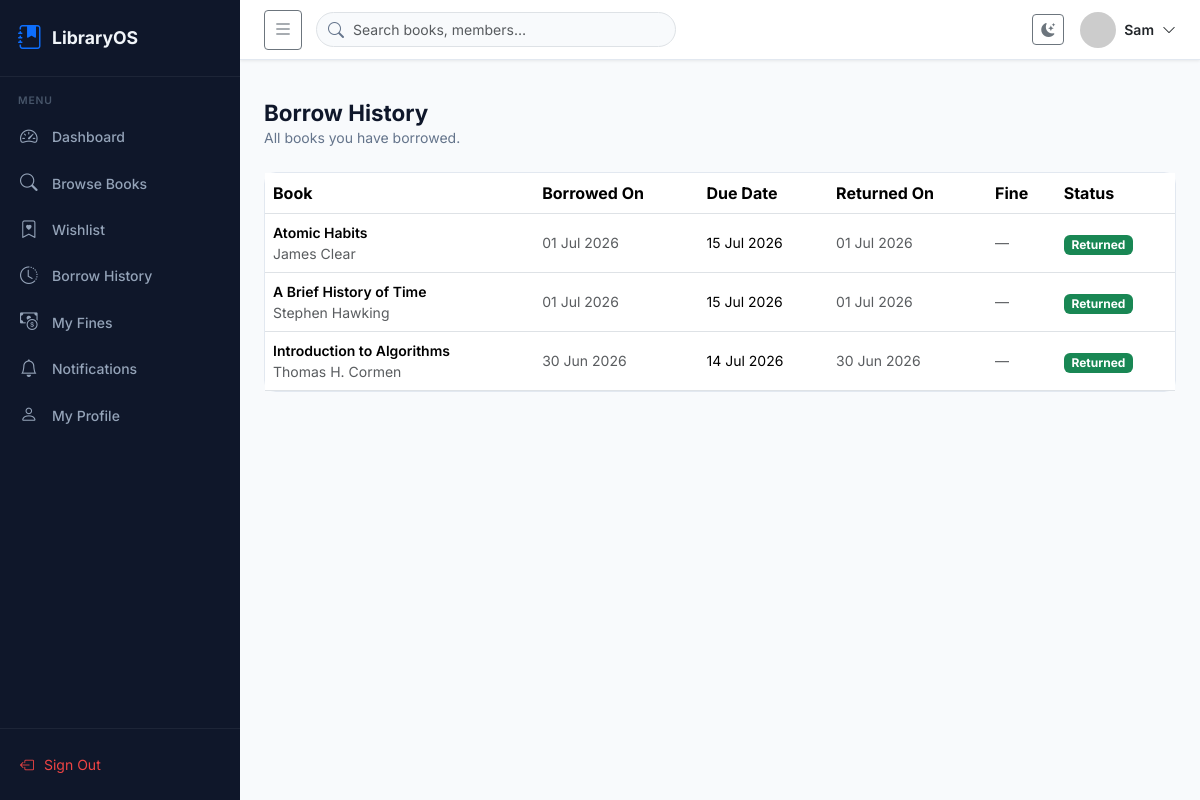
Screenshot of /student/history (signed in) with the database file from the repository.
### models/core.py (models this page shows, shortened)
class User(db.Model, UserMixin):
    __tablename__ = "users"
    id             = db.Column(db.Integer, primary_key=True)
    full_name      = db.Column(db.String(120), nullable=False)
    email          = db.Column(db.String(150), unique=True, nullable=False, index=True)
    password_hash  = db.Column(db.String(256), nullable=False)
    phone          = db.Column(db.String(15))
    avatar         = db.Column(db.String(255), default="default_avatar.png")
    role_id        = db.Column(db.Integer, db.ForeignKey("roles.id"), nullable=False)
    role           = db.relationship("Role", back_populates="users")
    student_id     = db.Column(db.String(50), unique=True, nullable=True)
    department     = db.Column(db.String(100))
    semester       = db.Column(db.Integer)
    is_active      = db.Column(db.Boolean, default=True, nullable=False)
    email_verified = db.Column(db.Boolean, default=False)
    reset_token        = db.Column(db.String(256), nullable=True)
    reset_token_expiry = db.Column(db.DateTime, nullable=True)
    created_at     = db.Column(db.DateTime, default=lambda: datetime.now(timezone.utc))
    updated_at     = db.Column(db.DateTime, default=lambda: datetime.now(timezone.utc),
                               onupdate=lambda: datetime.now(timezone.utc))
    borrow_records = db.relationship("BorrowRecord", back_populates="user",
                                     foreign_keys="BorrowRecord.user_id", lazy="dynamic")
    reservations   = db.relationship("Reservation", back_populates="user",
                                     foreign_keys="Reservation.user_id", lazy="dynamic")
    wishlist       = db.relationship("Wishlist", back_populates="user",
                                     foreign_keys="Wishlist.user_id", lazy="dynamic")
    notifications  = db.relationship("Notification", back_populates="user",
                                     foreign_keys="Notification.user_id", lazy="dynamic")
    fine_payments  = db.relationship("FinePayment", back_populates="user",
                                     foreign_keys="FinePayment.user_id", lazy="dynamic")
    activity_logs  = db.relationship("ActivityLog", back_populates="user",
                                     foreign_keys="ActivityLog.user_id", lazy="dynamic")
    @property
    def is_super_admin(self):
        return self.role.name == "super_admin"
    @property
    def is_librarian(self):
        return self.role.name == "librarian"
    @property
    def is_student(self):
        return self.role.name == "student"

class BorrowRecord(db.Model):
    __tablename__ = "borrow_records"
    id           = db.Column(db.Integer, primary_key=True)
    user_id      = db.Column(db.Integer, db.ForeignKey("users.id"), nullable=False)
    book_id      = db.Column(db.Integer, db.ForeignKey("books.id"), nullable=False)
    issued_by_id = db.Column(db.Integer, db.ForeignKey("users.id"), nullable=True)
    borrow_date  = db.Column(db.DateTime, default=lambda: datetime.now(timezone.utc))
    due_date     = db.Column(db.DateTime, nullable=False)
    return_date  = db.Column(db.DateTime, nullable=True)
    status       = db.Column(db.String(20), default="borrowed", nullable=False)
    fine_amount  = db.Column(db.Float, default=0.0)
    fine_paid    = db.Column(db.Boolean, default=False)
    notes        = db.Column(db.Text)
    user         = db.relationship("User", foreign_keys=[user_id], back_populates="borrow_records")
    book         = db.relationship("Book", back_populates="borrow_records")
    issued_by    = db.relationship("User", foreign_keys=[issued_by_id])

class Book(db.Model):
    __tablename__ = "books"
    id               = db.Column(db.Integer, primary_key=True)
    title            = db.Column(db.String(255), nullable=False, index=True)
    isbn             = db.Column(db.String(20), unique=True, nullable=True)
    description      = db.Column(db.Text)
    cover_image      = db.Column(db.String(255), default="default_cover.png")
    qr_code          = db.Column(db.String(255))
    total_copies     = db.Column(db.Integer, default=1, nullable=False)
    available_copies = db.Column(db.Integer, default=1, nullable=False)
    publisher        = db.Column(db.String(150))
    published_year   = db.Column(db.Integer)
    language         = db.Column(db.String(50), default="English")
    pages            = db.Column(db.Integer)
    edition          = db.Column(db.String(50))
    location         = db.Column(db.String(100))
    category_id      = db.Column(db.Integer, db.ForeignKey("categories.id"), nullable=False)
    author_id        = db.Column(db.Integer, db.ForeignKey("authors.id"), nullable=False)
    category         = db.relationship("Category", back_populates="books")
    author           = db.relationship("Author", back_populates="books")
    borrow_records   = db.relationship("BorrowRecord", back_populates="book", lazy="dynamic")
    reservations     = db.relationship("Reservation", back_populates="book", lazy="dynamic")
    wishlist_entries = db.relationship("Wishlist", back_populates="book", lazy="dynamic")
    created_at       = db.Column(db.DateTime, default=lambda: datetime.now(timezone.utc))

class Author(db.Model):
    __tablename__ = "authors"
    id    = db.Column(db.Integer, primary_key=True)
    name  = db.Column(db.String(150), nullable=False, index=True)
    bio   = db.Column(db.Text)
    books = db.relationship("Book", back_populates="author", lazy="dynamic")

### routes/student.py (the view)
@student_bp.route("/history")
@login_required
@student_required
def history():
    page       = request.args.get("page", 1, type=int)
    pagination = get_student_borrows(current_user.id, page=page)
    return render_template(
        "student/history.html",
        pagination = pagination,
        borrows    = pagination.items,
    )

### app.py (called while the page is built)
def _configure_login_manager(app):
    login_manager.init_app(app)
    login_manager.login_view = "auth.login"
    login_manager.login_message = "Please log in to access this page."
    login_manager.login_message_category = "warning"
    @login_manager.user_loader
    def load_user(user_id):
        return db.session.get(User, int(user_id))

### routes/student.py (called while the page is built)
def student_required(f):
    from functools import wraps
    @wraps(f)
    def decorated(*args, **kwargs):
        if not current_user.is_authenticated or not current_user.is_student:
            abort(403)
        return f(*args, **kwargs)
    return decorated

### services/student_service.py (called while the page is built)
def get_student_borrows(user_id: int, page: int = 1, per_page: int = 10):
    return BorrowRecord.query.filter_by(
        user_id=user_id
    ).order_by(
        BorrowRecord.borrow_date.desc()
    ).paginate(page=page, per_page=per_page, error_out=False)

### templates/student/history.html (shortened to what this page needs)
{% extends "shared/base.html" %}
{% block content %}
<div class="mb-4">
  <h1 class="page-title mb-0">Borrow History</h1>
  <p class="page-subtitle">All books you have borrowed.</p>
</div>
<div class="card">
  <div class="table-responsive">
    <table class="table align-middle mb-0">
      <thead>
        <tr>
          <th>Book</th>
          <th>Borrowed On</th>
          <th>Due Date</th>
          <th>Returned On</th>
          <th>Fine</th>
          <th>Status</th>
        </tr>
      </thead>
      <tbody>
        {% for record in borrows %}
        <tr>
          <td>
            <div class="fw-semibold small">
              {{ record.book.title[:35] }}
            </div>
            <div class="small text-muted">
              {{ record.book.author.name }}
            </div>
          </td>
          <td class="small text-muted">
            {{ record.borrow_date.strftime('%d %b %Y') }}
          </td>
          <td class="small">
            {{ record.due_date.strftime('%d %b %Y') }}
          </td>
          <td class="small text-muted">
            {% if record.return_date %}
              {{ record.return_date.strftime('%d %b %Y') }}
            {% else %}
              <span class="text-warning">Not yet</span>
            {% endif %}
          </td>
          <td class="small">
            {% if record.fine_amount > 0 %}
              <span class="fw-semibold text-danger">
                ₹{{ record.fine_amount }}
              </span>
              {% if record.fine_paid %}
                <span class="badge bg-success ms-1">Paid</span>
              {% else %}
                <span class="badge bg-danger ms-1">Unpaid</span>
              {% endif %}
            {% else %}
              <span class="text-muted">—</span>
            {% endif %}
          </td>
          <td>
            {% if record.status == 'returned' %}
              <span class="badge bg-success">Returned</span>
            {% elif record.status == 'overdue' %}
              <span class="badge bg-danger">Overdue</span>
            {% else %}
              <span class="badge bg-warning text-dark">Borrowed</span>
            {% endif %}
          </td>
        </tr>
        {% endfor %}
      </tbody>
    </table>
  </div>
</div>
{% endblock %}

### templates/shared/base.html (shortened to what this page needs)
<!DOCTYPE html>
<html lang="en" data-bs-theme="light">
<head>
  <link rel="stylesheet" href="https://cdn.jsdelivr.net/npm/bootstrap@5.3.3/dist/css/bootstrap.min.css" />
  <link rel="stylesheet" href="https://cdn.jsdelivr.net/npm/bootstrap-icons@1.11.3/font/bootstrap-icons.min.css" />
  <link rel="stylesheet" href="{{ url_for('static', filename='css/main.css') }}" />
</head>
<body>
{% if current_user.is_authenticated %}
<nav class="sidebar" id="sidebar">
  <div class="sidebar-brand">
    <i class="bi bi-journal-bookmark-fill text-primary fs-4"></i>
    <span class="brand-text">LibraryOS</span>
  </div>
  <div class="sidebar-section-label">MENU</div>
  <ul class="sidebar-nav">
    {% if current_user.is_super_admin %}
      {% include "shared/_sidebar_admin.html" %}
    {% elif current_user.is_librarian %}
      {% include "shared/_sidebar_librarian.html" %}
    {% else %}
      {% include "shared/_sidebar_student.html" %}
    {% endif %}
  </ul>
  <div class="sidebar-bottom">
    <a href="{{ url_for('auth.logout') }}" class="sidebar-logout">
      <i class="bi bi-box-arrow-left"></i> Sign Out
    </a>
  </div>
</nav>
<div class="main-content" id="mainContent">
  <header class="topbar">
    <button class="btn btn-sm btn-outline-secondary" id="sidebarToggle">
      <i class="bi bi-list fs-5"></i>
    </button>
    <div class="topbar-search">
      <i class="bi bi-search"></i>
      <input type="text" placeholder="Search books, members…" class="form-control" />
    </div>
    <div class="topbar-right ms-auto d-flex align-items-center gap-3">
      <button class="btn btn-sm btn-outline-secondary" id="themeToggle">
        <i class="bi bi-moon-stars-fill" id="themeIcon"></i>
      </button>
      <div class="dropdown">
        <button class="btn p-0 border-0 d-flex align-items-center gap-2" data-bs-toggle="dropdown">
          <img src="https://ui-avatars.com/api/?name={{ current_user.full_name|urlencode }}&background=4f46e5&color=fff&size=36"
               alt="avatar" class="avatar-sm rounded-circle" />
          <span class="d-none d-md-inline small fw-semibold">{{ current_user.full_name }}</span>
          <i class="bi bi-chevron-down small"></i>
        </button>
      </div>
    </div>
  </header>
  <div class="flash-container px-4 pt-3">
  </div>
  <main class="page-body px-4 pb-4">
    {% block content %}{% endblock %}
  </main>
</div>
{% endif %}
</body>
</html>

### static/css/main.css (style rules this page uses)
:root { --primary: #4f46e5; --sidebar-bg: #0f172a; --sidebar-text: #94a3b8; --sidebar-w: 240px; --sidebar-w-collapsed: 68px; --topbar-h: 60px; --body-bg: #f8fafc; --card-bg: #ffffff; --border: #e2e8f0; --text-primary: #0f172a; --text-muted: #64748b; --radius: 12px; --font: 'Inter', system-ui, sans-serif; }
body { font-family: var(--font); background: var(--body-bg); color: var(--text-primary); margin: 0; }
.sidebar { position: fixed; top: 0; left: 0; width: var(--sidebar-w); height: 100vh; background: var(--sidebar-bg); display: flex; flex-direction: column; z-index: 1000; overflow: hidden; transition: width .25s ease; }
.sidebar-brand { display: flex; align-items: center; gap: 10px; padding: 20px 18px; border-bottom: 1px solid rgba(255,255,255,.06); white-space: nowrap; }
.brand-text { font-size: 1.1rem; font-weight: 700; color: #f1f5f9; }
.sidebar-section-label { font-size: .65rem; font-weight: 600; letter-spacing: .08em; color: #475569; padding: 16px 18px 6px; white-space: nowrap; }
.sidebar-nav { list-style: none; padding: 0 10px; margin: 0; flex: 1; overflow-y: auto; }
.sidebar-bottom { padding: 16px 10px; border-top: 1px solid rgba(255,255,255,.06); }
.sidebar-logout { display: flex; align-items: center; gap: 10px; color: #ef4444; font-size: .875rem; padding: 9px 10px; border-radius: 8px; text-decoration: none; white-space: nowrap; }
.main-content { margin-left: var(--sidebar-w); min-height: 100vh; transition: margin-left .25s; }
.topbar { position: sticky; top: 0; height: var(--topbar-h); background: var(--card-bg); border-bottom: 1px solid var(--border); display: flex; align-items: center; gap: 14px; padding: 0 24px; z-index: 900; box-shadow: 0 1px 3px rgba(0,0,0,.08); }
.topbar-search { position: relative; flex: 1; max-width: 360px; }
.topbar-search i { position: absolute; left: 12px; top: 50%; transform: translateY(-50%); color: var(--text-muted); }
.topbar-search .form-control { padding-left: 36px; border-radius: 20px; background: var(--body-bg); color: var(--text-primary); font-size: .875rem; }
.page-body { padding-top: 24px; }
.page-title { font-size: 1.4rem; font-weight: 700; }
.page-subtitle { font-size: .875rem; color: var(--text-muted); }
.avatar-sm { width: 36px; height: 36px; object-fit: cover; }
.card { background: var(--card-bg); border: 1px solid var(--border); border-radius: var(--radius); }

### rows the page displays
User: full_name "Sam"
BorrowRecord: book "Atomic Habits", book.author.name "James Clear", borrow_date "01 Jul 2026", due_date "15 Jul 2026", return_date "01 Jul 2026", status "Returned"
BorrowRecord: book "A Brief History of Time", book.author.name "Stephen Hawking", borrow_date "01 Jul 2026", due_date "15 Jul 2026", return_date "01 Jul 2026", status "Returned"
BorrowRecord: book "Introduction to Algorithms", book.author.name "Thomas H. Cormen", borrow_date "30 Jun 2026", due_date "14 Jul 2026", return_date "30 Jun 2026", status "Returned"
